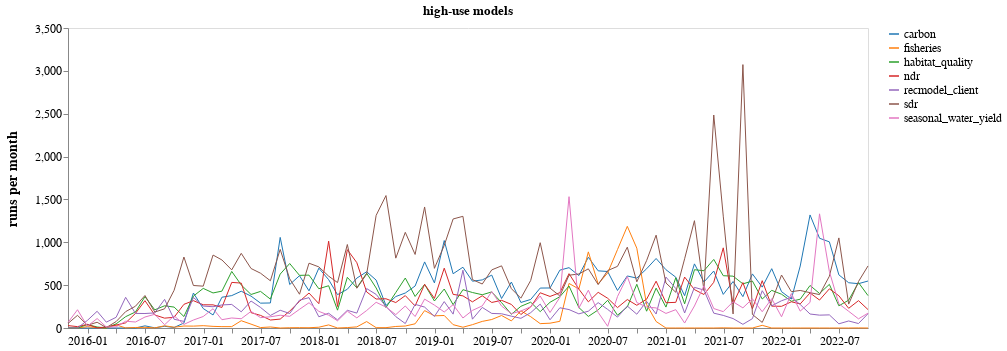

Notebook code for this chart:
### Markdown cell above
## These plots are interactive - click a series in the legend

### Code cell
high_use_models = ['sdr',
                   'hydropower_water_yield',
                   'carbon',
                   'habitat_quality',
                   'ndr',
                   'seasonal_water_yield',
                   'recmodel_client',
                   'fisheries'
                  ]
plot_model_counts_over_time(high_use_models, 'high-use models')

### Figure 1 — Vega-Lite specification as saved in the notebook (floating-point values rounded to 4 significant figures; data arrays with more than 128 entries replaced by an {"elided": "..."} marker saying what was removed)
{"config": {"view": {"continuousWidth": 400, "continuousHeight": 300}, "axis": {"grid": false, "labelFontSize": 12, "titleFontSize": 14, "titlePadding": 15}, "legend": {"labelFontSize": 12, "title": null}}, "data": {"name": "data-933fee53172ffedeececd8fc5236673f"}, "mark": "line", "encoding": {"color": {"type": "nominal", "field": "model", "scale": {"scheme": "category10"}}, "opacity": {"condition": {"value": 1, "selection": "selector001"}, "value": 0.2}, "size": {"value": 1}, "x": {"type": "temporal", "axis": {"format": "%Y-%m"}, "field": "index", "title": null}, "y": {"type": "quantitative", "field": "value", "title": "runs per month"}}, "height": 300, "selection": {"selector001": {"type": "multi", "fields": ["model"], "bind": "legend"}}, "title": "high-use models", "width": 800, "$schema": "https://vega.github.io/schema/vega-lite/v4.8.1.json", "datasets": {"data-933fee53172ffedeececd8fc5236673f": {"elided": "588 records"}}}
